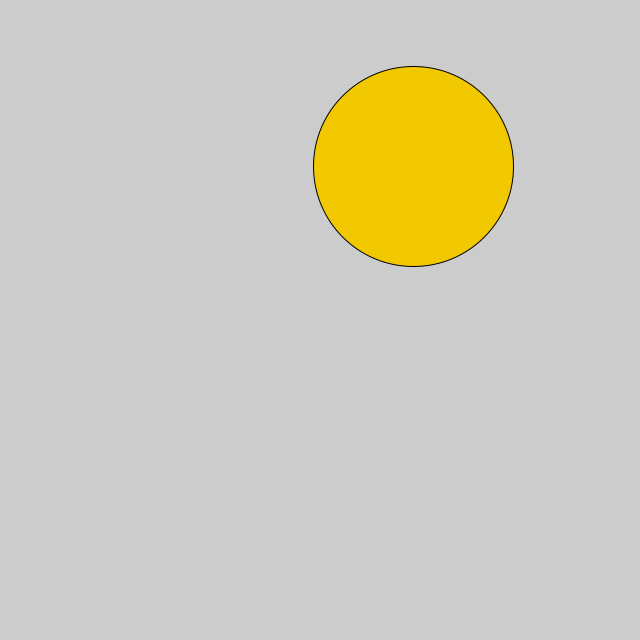
Frame 1 (no input)
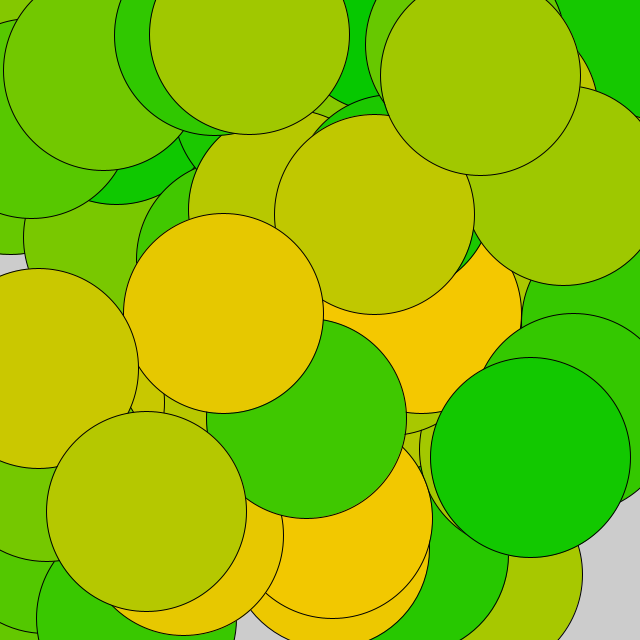
Frame 60 (the mouse pressed at the canvas centre just before this capture)
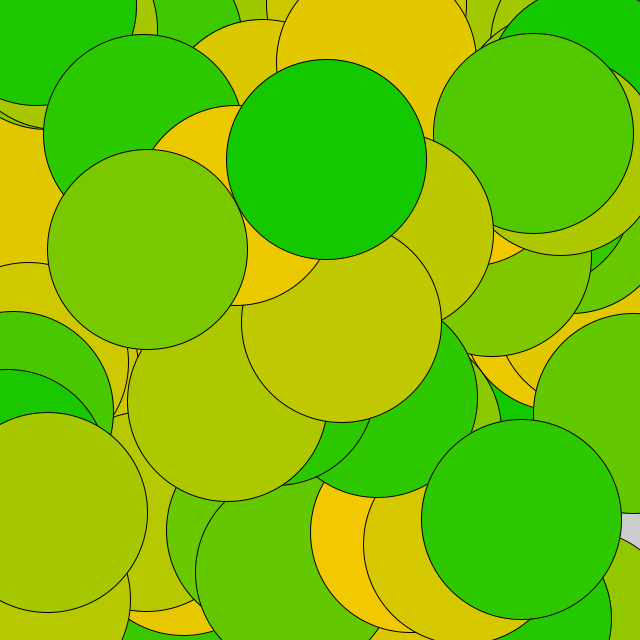
Frame 120 (the mouse held since frame 60 and released just before this capture)

The Processing sketch that drew these frames (run headless with seeded random() and noise(); from frame 60 on, the mouse is pressed at the canvas centre):

// Processing sketch: AIMDemo_001
// ── AIMDemo_001.pde
//data types
//variables

//numbers-strings(text/characters)-boolean-null
//arrays-objects

//functionality
//conditional logic(boolean)-loops-functions
float h = 640;
float w = 640;

void setup(){
  fill(255,255,255);//create a window of a specific size
  size(640,640); 
}

void draw() {
  //draw a circle in the middle of the window
  float randNumW = random(0, w);
  float randNumH = random(0, h);
  float ranColor = random(0,255);
  
  ellipseMode(CENTER);  // Set ellipseMode to CENTER
  fill(ranColor,200,0);  // Set fill to gray
  
  ellipse(randNumW, randNumH, 200, 200);  // Draw gray ellipse using CENTER mode
}
